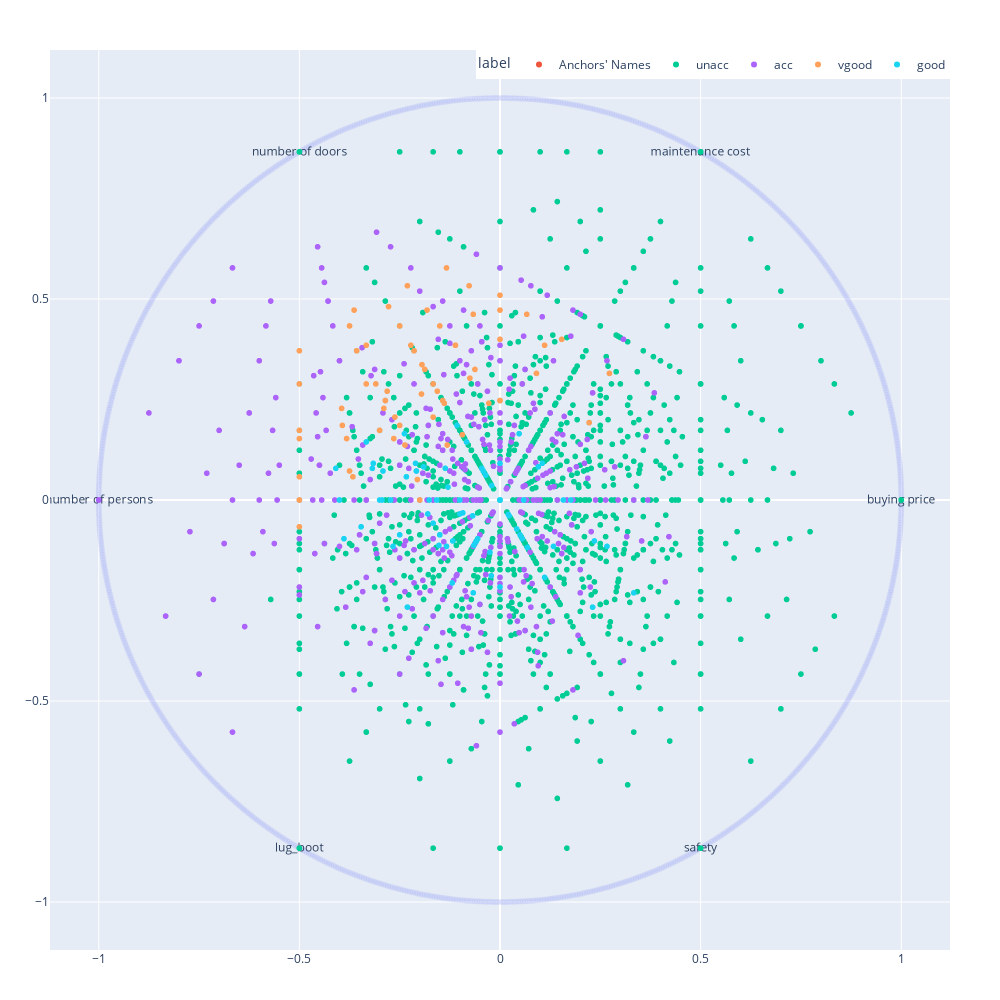

Notebook code for this chart:
### Code cell
BPs=1000
time_start = time.time()
RadViz2D(y,X,BPs)
print( 'RadViz2D done! Time elapsed: {} seconds'.format(time.time()-time_start))

### Figure 1 — Plotly figure (JSON) as saved in the notebook; plotly's stock layout.template omitted (floating-point values rounded to 4 significant figures; data arrays with more than 128 entries replaced by an {"elided": "..."} marker saying what was removed)
{"data": [{"hovertemplate": "label=Anchors' Names<br>0=%{x}<br>1=%{y}<br>AnchorsLabel=%{text}<extra></extra>", "legendgroup": "Anchors' Names", "marker": {"color": "#EF553B", "symbol": "circle"}, "mode": "markers+text", "name": "Anchors' Names", "showlegend": true, "text": ["buying price", "maintenance cost", "number of doors", "number of persons", "lug_boot", "safety"], "type": "scattergl", "x": [1.0, 0.5, -0.5, -1.0, -0.5, 0.5], "xaxis": "x", "y": [0.0, 0.866, 0.866, 0.0, -0.866, -0.866], "yaxis": "y"}, {"hovertemplate": "label=unacc<br>0=%{x}<br>1=%{y}<br>AnchorsLabel=%{text}<extra></extra>", "legendgroup": "unacc", "marker": {"color": "#00CC96", "symbol": "circle"}, "mode": "markers+text", "name": "unacc", "showlegend": true, "text": {"elided": "1210 str values"}, "type": "scattergl", "x": {"elided": "1210 float values"}, "xaxis": "x", "y": {"elided": "1210 float values"}, "yaxis": "y"}, {"hovertemplate": "label=acc<br>0=%{x}<br>1=%{y}<br>AnchorsLabel=%{text}<extra></extra>", "legendgroup": "acc", "marker": {"color": "#AB63FA", "symbol": "circle"}, "mode": "markers+text", "name": "acc", "showlegend": true, "text": {"elided": "384 str values"}, "type": "scattergl", "x": {"elided": "384 float values"}, "xaxis": "x", "y": {"elided": "384 float values"}, "yaxis": "y"}, {"hovertemplate": "label=vgood<br>0=%{x}<br>1=%{y}<br>AnchorsLabel=%{text}<extra></extra>", "legendgroup": "vgood", "marker": {"color": "#FFA15A", "symbol": "circle"}, "mode": "markers+text", "name": "vgood", "showlegend": true, "text": ["", "", "", "", "", "", "", "", "", "", "", "", "", "", "", "", "", "", "", "", "", "", "", "", "", "", "", "", "", "", "", "", "", "", "", "", "", "", "", "", "", "", "", "", "", "", "", "", "", "", "", "", "", "", "", "", "", "", "", "", "", "", "", "", ""], "type": "scattergl", "x": [0.2727, 0.0, 0.1538, -0.1316, -0.0625, -0.02778, 0.06667, -0.1667, -0.1111, -0.075, 0.0, -0.1957, -0.15, 0.2222, -0.08333, 0.09091, -0.2059, -0.1429, -0.09375, -2.562e-17, -0.2368, -0.1875, -0.1389, -0.06667, -0.2619, -0.2222, -0.2, -0.5, -0.2857, -0.5, -0.5, -0.375, -0.3333, -0.5, -0.5, -0.3929, -0.3636, -0.5, -0.5, 0.1111, -0.1667, 0.0, -0.2647, -0.2143, -0.1563, -0.07692, -0.2895, -0.25, -0.1944, -0.1333, -0.3095, -0.2778, 0.0, -0.3, -0.1111, -0.3667, -0.3333, -0.25, -0.1818, -0.3824, -0.3571, -0.2812, -0.2308, -0.3947, -0.375], "xaxis": "x", "y": [0.3149, 0.2474, 0.3997, 0.1367, 0.3248, 0.2406, 0.4619, 0.2062, 0.3849, 0.3031, 0.5094, 0.2636, 0.433, 0.1925, 0.1443, 0.3149, 0.05094, 0.2474, 0.1624, 0.3997, 0.1367, 0.3248, 0.2406, 0.4619, 0.2062, 0.3849, 0.0, 0.0, 0.2474, -0.06662, 0.1732, 0.07217, 0.3849, 0.05774, 0.2887, 0.1856, 0.4724, 0.1528, 0.3712, 0.3849, 0.2887, 0.4724, 0.1528, 0.3712, 0.2706, 0.5329, 0.2279, 0.433, 0.3368, 0.5774, 0.2887, 0.4811, 0.2474, 0.1732, 0.3849, 0.05774, 0.2887, 0.1856, 0.4724, 0.1528, 0.3712, 0.2706, 0.5329, 0.2279, 0.433], "yaxis": "y"}, {"hovertemplate": "label=good<br>0=%{x}<br>1=%{y}<br>AnchorsLabel=%{text}<extra></extra>", "legendgroup": "good", "marker": {"color": "#19D3F3", "symbol": "circle"}, "mode": "markers+text", "name": "good", "showlegend": true, "text": ["", "", "", "", "", "", "", "", "", "", "", "", "", "", "", "", "", "", "", "", "", "", "", "", "", "", "", "", "", "", "", "", "", "", "", "", "", "", "", "", "", "", "", "", "", "", "", "", "", "", "", "", "", "", "", "", "", "", "", "", "", "", "", "", "", "", "", "", ""], "type": "scattergl", "x": [-0.06667, 0.04167, 0.3333, -0.1667, 0.1111, -0.1176, -0.03571, 0.2353, -0.25, -0.02174, 0.05, -0.1579, 0.06818, 0.1579, -0.2727, -0.06, 0.0, -0.1905, 0.02083, 0.09524, -0.2917, -0.09259, -0.04167, -0.1333, -0.04167, 0.2667, -0.2333, 0.05556, -0.1765, -0.1071, 0.1765, -0.3, -0.06522, 0.0, -0.2105, 0.02273, 0.1053, -0.3182, -0.1, -0.04545, -0.2381, -0.02083, 0.04762, -0.3333, -0.1296, -0.08333, -0.2308, -0.15, 0.2308, -0.3462, 0.0, -0.2667, -0.2083, 0.1333, -0.3889, -0.119, -0.05556, -0.2941, -0.025, 0.05882, -0.4, -0.1522, -0.1, -0.3158, -0.06818, 0.0, -0.4091, -0.18, -0.1364], "xaxis": "x", "y": [-0.2309, -0.07217, -0.2309, -0.05774, -0.1925, -0.1019, 0.06186, -0.1019, -0.0866, -0.1883, -0.0866, 0.0, -0.1181, 0.0, 0.0, -0.1039, 0.0, 0.08248, -0.03608, 0.08248, 0.07217, -0.03207, 0.07217, -0.1155, 0.07217, -0.1155, 0.05774, -0.09623, 0.0, 0.1856, 0.0, 0.0, -0.113, 0.0, 0.09116, -0.03936, 0.09116, 0.07873, -0.03464, 0.07873, 0.165, 0.03608, 0.165, 0.1443, 0.03207, 0.1443, -0.2665, -0.0866, -0.2665, -0.06662, -0.2165, -0.1155, 0.07217, -0.1155, -0.09623, -0.2062, -0.09623, 0.0, -0.1299, 0.0, 0.0, -0.113, 0.0, 0.09116, -0.03936, 0.09116, 0.07873, -0.03464, 0.07873], "yaxis": "y"}, {"marker": {"color": "#636EFA", "opacity": 0.1, "size": 0}, "mode": "markers", "showlegend": false, "type": "scatter", "x": {"elided": "1000 float values"}, "y": {"elided": "1000 float values"}}], "layout": {"dragmode": "select", "height": 1000, "hovermode": "closest", "legend": {"font": {"size": 12}, "orientation": "h", "title": {"text": "label"}, "tracegroupgap": 0, "x": 1, "xanchor": "right", "y": 1, "yanchor": "top"}, "margin": {"b": 50, "l": 50, "r": 50, "t": 50}, "width": 1000, "xaxis": {"anchor": "y", "domain": [0, 1], "title": {}}, "yaxis": {"anchor": "x", "domain": [0, 1], "title": {}}}}
